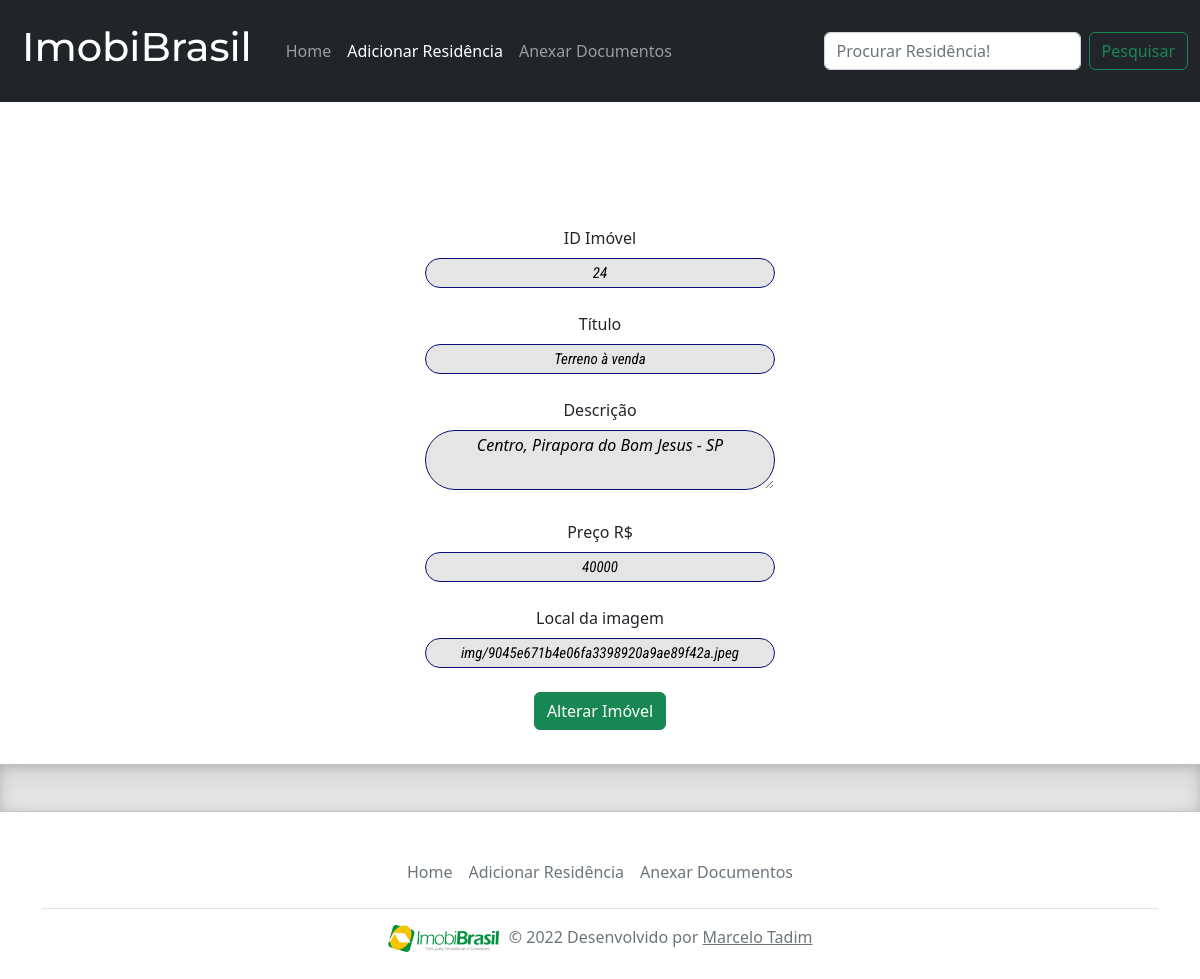
/imoveis-edicao.php?imo_id=24, run on the app's committed database.
### tables this page shows
CREATE TABLE `imoveis` (
  `imo_id` int NOT NULL,
  `imo_titulo` varchar(150) NOT NULL,
  `imo_desc` longtext NOT NULL,
  `imo_preco` int NOT NULL,
  `imo_img_local` varchar(200) NOT NULL,
  `imo_data_up` date NOT NULL
);

### imoveis-edicao.php (the view, shortened to what this page needs)
<?php
require_once("includes/connection.php");
?>
<!DOCTYPE html>
<html lang="pt-br">
<head>
    <link rel="stylesheet" href="css/index.css">
<?php
require_once("includes/inc_cabec.php");
$id = $_GET['imo_id'];
$sql = "SELECT * FROM imoveis  WHERE imo_id = $id ";
$result = mysqli_query($mysqli_connection, $sql);
while ($obj = mysqli_fetch_array($result)) {
    $id = $obj[0];
    $titulo = $obj[1];
    $desc = $obj[2];
    $preco = $obj[3];
    $local = $obj[4]; ?>
<form method="post" action="imoveis-alterar.php">
<div id="div40">
    <h1><i><?php echo _TITLE_EDICAO_IMOVEL; ?></i></h1>
    <label class="form-label"><br>ID Imóvel</label><br>
    <input type="text" value="<?php echo $id; ?>" name="id" readonly><br>
    <label class="form-label"><br>Título</label><br>
    <input type="text" value="<?php echo $titulo; ?>" name="titulo"><br>
    <label class="form-label"><br>Descrição</label><br>
    <textarea name="desc" rows="3"><?php echo $desc; ?></textarea><br>
    <label class="form-label"><br>Preço R$</label><br>
    <input type="text" value="<?php echo $preco; ?>" name="preco"><br>
    <label class="form-label"><br>Local da imagem</label><br>
    <input type="text" value="<?php echo $local; ?>" name="local"><br><br>
    <button type="submit" class="btn btn-success" name="bt" value="Alterar Imóvel">Alterar Imóvel</button>
    <br> <br>
</div>
    </form>
<?php
}
?>
</center>
<?php require_once("includes/inc_footer.php"); ?>
</body>
</html>

### css/index.css (style rules this page uses)
* { top: 0; box-sizing: border-box; margin: 0; }
h1 { color: white; text-decoration: none; font-family: 'Montserrat', sans-serif; padding: 10px; cursor: pointer; }
input[type="text"] { position: relative; width: 350px; height: 30px; text-align: center; border-radius: 50px; border: 0.1vw solid rgb(12, 12, 117); font-family: 'Roboto Condensed', sans-serif; font-size: 15px; color: black; cursor: pointer; font-style: italic; background-color: #e5e5e5; }
textarea { position: relative; width: 350px; height: 60px; text-align: center; border-radius: 50px; border: 0.1vw solid rgb(12, 12, 117); font-family: 'Roboto Condensed', sans-serif; font-size: 15px; color: black; cursor: pointer; font-style: italic; background-color: #e5e5e5; }
body { background-color: #e5e5e5; }
#div40 { margin: 10px; width: 40%; }

### data on the page
imoveis: id "24", titulo "Terreno à venda", desc "Centro, Pirapora do Bom Jesus - SP", preco "40000", local "img/9045e671b4e06fa3398920a9ae89f42a.jpeg"
